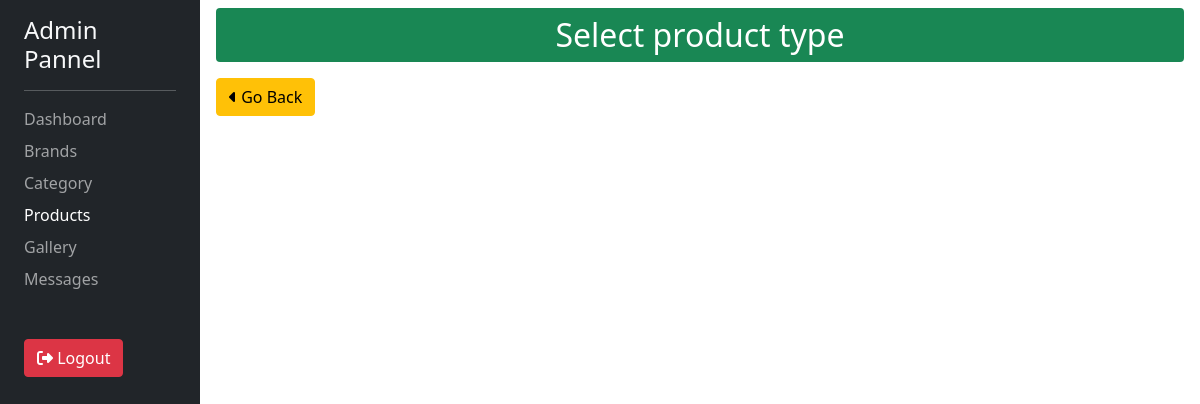
/products/dashboard/types/ (signed in), run on an earlier commit of the app's database.
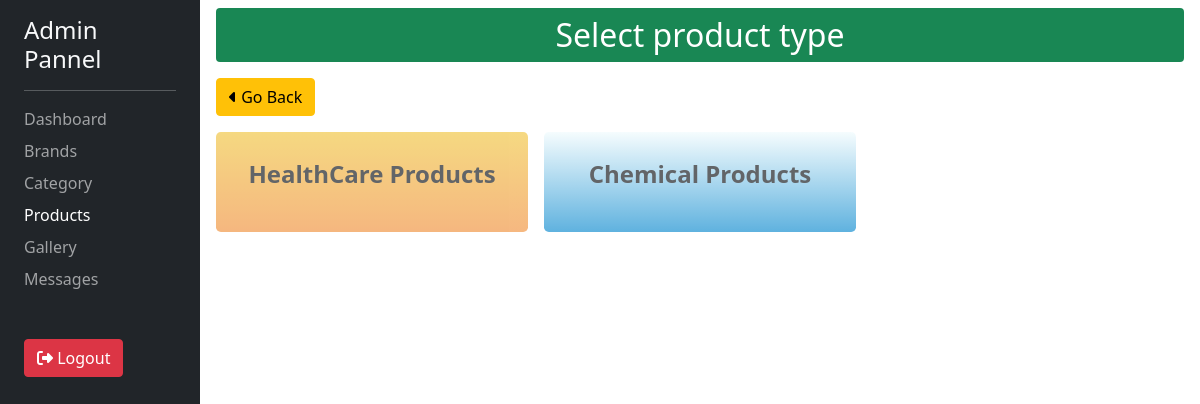
And on a later commit of the database.
### products/models.py (models this page shows, shortened)
class Type(models.Model):
    typeName = models.CharField(max_length=30, unique=True)
    slug = models.SlugField(max_length=30, unique=True, blank=True)
    def __str__(self):
        return self.typeName

### products/views.py (the view)
# urls.py: path('dashboard/types/', views.loadAllTypesView, name='load-types'), #listing all types to dashboard
@login_required(login_url='/admin/')
def loadAllTypesView(request):
    types = Type.objects.all()
    evenNumbers = [1,3,5,7,9,11,13,15]
    return render(request, 'products/dashboard/select-type.html', { 'types' : types, 'evens' : evenNumbers })

### aboutus/context_processor.py (called while the page is built)
def company_info(request):
        profileInfo = CompanyInfo.objects.first()
        return { 'profileInfo' : profileInfo }

### products/context_processor.py (called while the page is built)
def productsType(request):
    types = Type.objects.all()
    return { 'typeItems' : types }

### products/templates/products/dashboard/select-type.html (shortened to what this page needs)
{% extends "my_admin/base.html" %}
{% load crispy_forms_tags %}
{% block content %}
    <div class="">
        <p class="h2 bg-success text-white text-center py-2 rounded mb-3">Select product type</p>
        <a href="{% url 'products:list-product' %}" class="btn btn-warning mb-3"><i class="fa-solid fa-caret-left"></i> Go Back</a>
        <div class="row g-3">
            {% for data in types %}
                {% include "my_admin/components/_type.html" with type=data %}
            {% endfor %}
        </div>
    </div>
{% endblock content %}

### templates/my_admin/components/_type.html
{% if request.path == "/products/dashboard/list/" %}
<a class="col-md-4 text-dark outer-type-container" href="{% url 'products:products-by-type' typeId=type.id %}">
{% else %}
<a class="col-md-4 text-dark outer-type-container"  href="{% url 'products:add-product' typeId=type.id %}">
{% endif %}
    <div class="type-container rounded-3 d-flex justify-content-center align-items-center {% if forloop.counter in evens %}bg-color-blueSkies{% else %}bg-color-telegram{% endif %}">
        <p class="fw-bold">{{ type }}</p>
    </div>
</a>

What changed in the data, as far as the page shows it:
added Type: typeName "HealthCare Products"
added Type: typeName "Chemical Products"
